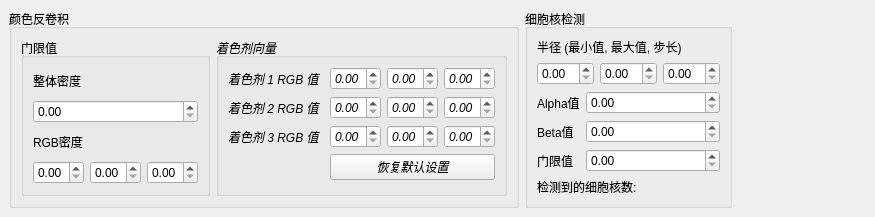
<?xml version="1.0" encoding="UTF-8"?>
<ui version="4.0">
 <class>SettingsPanel</class>
 <widget class="QScrollArea" name="SettingsPanel">
  <property name="geometry">
   <rect>
    <x>0</x>
    <y>0</y>
    <width>875</width>
    <height>217</height>
   </rect>
  </property>
  <property name="sizePolicy">
   <sizepolicy hsizetype="MinimumExpanding" vsizetype="Expanding">
    <horstretch>0</horstretch>
    <verstretch>0</verstretch>
   </sizepolicy>
  </property>
  <property name="windowTitle">
   <string>ScrollArea</string>
  </property>
  <property name="styleSheet">
   <string notr="true">#SettingsPanelContents &gt; QGroupBox {
	font-weight: bold;
	font-size: 10pt;
}

QGroupBox &gt; QGroupBox {
	font-style: italic
}

QLabel {
	font-size: 8pt
}</string>
  </property>
  <property name="frameShape">
   <enum>QFrame::NoFrame</enum>
  </property>
  <property name="frameShadow">
   <enum>QFrame::Plain</enum>
  </property>
  <property name="lineWidth">
   <number>0</number>
  </property>
  <property name="widgetResizable">
   <bool>true</bool>
  </property>
  <widget class="QWidget" name="SettingsPanelContents">
   <property name="geometry">
    <rect>
     <x>0</x>
     <y>0</y>
     <width>875</width>
     <height>217</height>
    </rect>
   </property>
   <property name="sizePolicy">
    <sizepolicy hsizetype="Expanding" vsizetype="Expanding">
     <horstretch>0</horstretch>
     <verstretch>0</verstretch>
    </sizepolicy>
   </property>
   <layout class="QHBoxLayout" name="horizontalLayout_2">
    <item>
     <widget class="QGroupBox" name="ColorDeconvolutionBox">
      <property name="sizePolicy">
       <sizepolicy hsizetype="MinimumExpanding" vsizetype="Preferred">
        <horstretch>0</horstretch>
        <verstretch>0</verstretch>
       </sizepolicy>
      </property>
      <property name="title">
       <string>颜色反卷积</string>
      </property>
      <layout class="QHBoxLayout" name="horizontalLayout">
       <item>
        <widget class="QGroupBox" name="ThresholdBox">
         <property name="title">
          <string>门限值</string>
         </property>
         <layout class="QVBoxLayout" name="verticalLayout">
          <property name="spacing">
           <number>6</number>
          </property>
          <property name="leftMargin">
           <number>9</number>
          </property>
          <property name="topMargin">
           <number>9</number>
          </property>
          <property name="rightMargin">
           <number>9</number>
          </property>
          <property name="bottomMargin">
           <number>9</number>
          </property>
          <item>
           <widget class="QLabel" name="GlobalThresholdLabel">
            <property name="text">
             <string>整体密度</string>
            </property>
           </widget>
          </item>
          <item>
           <widget class="QDoubleSpinBox" name="GlobalThreshold">
            <property name="sizePolicy">
             <sizepolicy hsizetype="MinimumExpanding" vsizetype="Fixed">
              <horstretch>0</horstretch>
              <verstretch>0</verstretch>
             </sizepolicy>
            </property>
            <property name="maximum">
             <double>1.000000000000000</double>
            </property>
            <property name="singleStep">
             <double>0.100000000000000</double>
            </property>
           </widget>
          </item>
          <item>
           <widget class="QLabel" name="RGBThresholdLabel">
            <property name="text">
             <string>RGB密度</string>
            </property>
           </widget>
          </item>
          <item>
           <layout class="QHBoxLayout" name="RGBThresholdLayout">
            <property name="sizeConstraint">
             <enum>QLayout::SetDefaultConstraint</enum>
            </property>
            <item>
             <widget class="QDoubleSpinBox" name="RThreshold">
              <property name="sizePolicy">
               <sizepolicy hsizetype="MinimumExpanding" vsizetype="Fixed">
                <horstretch>0</horstretch>
                <verstretch>0</verstretch>
               </sizepolicy>
              </property>
              <property name="maximum">
               <double>1.000000000000000</double>
              </property>
              <property name="singleStep">
               <double>0.100000000000000</double>
              </property>
             </widget>
            </item>
            <item>
             <widget class="QDoubleSpinBox" name="GThreshold">
              <property name="sizePolicy">
               <sizepolicy hsizetype="MinimumExpanding" vsizetype="Fixed">
                <horstretch>0</horstretch>
                <verstretch>0</verstretch>
               </sizepolicy>
              </property>
              <property name="maximum">
               <double>1.000000000000000</double>
              </property>
              <property name="singleStep">
               <double>0.100000000000000</double>
              </property>
             </widget>
            </item>
            <item>
             <widget class="QDoubleSpinBox" name="BThreshold">
              <property name="sizePolicy">
               <sizepolicy hsizetype="MinimumExpanding" vsizetype="Fixed">
                <horstretch>0</horstretch>
                <verstretch>0</verstretch>
               </sizepolicy>
              </property>
              <property name="maximum">
               <double>1.000000000000000</double>
              </property>
              <property name="singleStep">
               <double>0.100000000000000</double>
              </property>
             </widget>
            </item>
           </layout>
          </item>
         </layout>
        </widget>
       </item>
       <item>
        <widget class="QGroupBox" name="StainVectorBox">
         <property name="sizePolicy">
          <sizepolicy hsizetype="MinimumExpanding" vsizetype="Preferred">
           <horstretch>0</horstretch>
           <verstretch>0</verstretch>
          </sizepolicy>
         </property>
         <property name="font">
          <font>
           <italic>true</italic>
          </font>
         </property>
         <property name="title">
          <string>着色剂向量</string>
         </property>
         <property name="flat">
          <bool>false</bool>
         </property>
         <property name="checkable">
          <bool>false</bool>
         </property>
         <layout class="QGridLayout" name="gridLayout">
          <item row="0" column="0">
           <widget class="QLabel" name="Stain1Label">
            <property name="text">
             <string>着色剂 1 RGB 值</string>
            </property>
           </widget>
          </item>
          <item row="0" column="1">
           <layout class="QHBoxLayout" name="Stain1Layout">
            <property name="sizeConstraint">
             <enum>QLayout::SetNoConstraint</enum>
            </property>
            <item>
             <widget class="QDoubleSpinBox" name="Stain1RSpinBox">
              <property name="sizePolicy">
               <sizepolicy hsizetype="MinimumExpanding" vsizetype="Fixed">
                <horstretch>0</horstretch>
                <verstretch>0</verstretch>
               </sizepolicy>
              </property>
              <property name="maximum">
               <double>1.000000000000000</double>
              </property>
              <property name="singleStep">
               <double>0.100000000000000</double>
              </property>
             </widget>
            </item>
            <item>
             <widget class="QDoubleSpinBox" name="Stain1GSpinBox">
              <property name="sizePolicy">
               <sizepolicy hsizetype="MinimumExpanding" vsizetype="Fixed">
                <horstretch>0</horstretch>
                <verstretch>0</verstretch>
               </sizepolicy>
              </property>
              <property name="maximum">
               <double>1.000000000000000</double>
              </property>
              <property name="singleStep">
               <double>0.100000000000000</double>
              </property>
             </widget>
            </item>
            <item>
             <widget class="QDoubleSpinBox" name="Stain1BSpinBox">
              <property name="sizePolicy">
               <sizepolicy hsizetype="MinimumExpanding" vsizetype="Fixed">
                <horstretch>0</horstretch>
                <verstretch>0</verstretch>
               </sizepolicy>
              </property>
              <property name="maximum">
               <double>1.000000000000000</double>
              </property>
              <property name="singleStep">
               <double>0.100000000000000</double>
              </property>
             </widget>
            </item>
           </layout>
          </item>
          <item row="1" column="0">
           <widget class="QLabel" name="Stain2Label">
            <property name="text">
             <string>着色剂 2 RGB 值</string>
            </property>
           </widget>
          </item>
          <item row="1" column="1">
           <layout class="QHBoxLayout" name="Stain2Layout">
            <item>
             <widget class="QDoubleSpinBox" name="Stain2RSpinBox">
              <property name="maximum">
               <double>1.000000000000000</double>
              </property>
              <property name="singleStep">
               <double>0.100000000000000</double>
              </property>
             </widget>
            </item>
            <item>
             <widget class="QDoubleSpinBox" name="Stain2GSpinBox">
              <property name="maximum">
               <double>1.000000000000000</double>
              </property>
              <property name="singleStep">
               <double>0.100000000000000</double>
              </property>
             </widget>
            </item>
            <item>
             <widget class="QDoubleSpinBox" name="Stain2BSpinBox">
              <property name="maximum">
               <double>1.000000000000000</double>
              </property>
              <property name="singleStep">
               <double>0.100000000000000</double>
              </property>
             </widget>
            </item>
           </layout>
          </item>
          <item row="2" column="0">
           <widget class="QLabel" name="Stain3Label">
            <property name="text">
             <string>着色剂 3 RGB 值</string>
            </property>
           </widget>
          </item>
          <item row="2" column="1">
           <layout class="QHBoxLayout" name="Stain3Layout">
            <item>
             <widget class="QDoubleSpinBox" name="Stain3RSpinBox">
              <property name="maximum">
               <double>1.000000000000000</double>
              </property>
              <property name="singleStep">
               <double>0.100000000000000</double>
              </property>
             </widget>
            </item>
            <item>
             <widget class="QDoubleSpinBox" name="Stain3GSpinBox">
              <property name="maximum">
               <double>1.000000000000000</double>
              </property>
              <property name="singleStep">
               <double>0.100000000000000</double>
              </property>
             </widget>
            </item>
            <item>
             <widget class="QDoubleSpinBox" name="Stain3BSpinBox">
              <property name="maximum">
               <double>1.000000000000000</double>
              </property>
              <property name="singleStep">
               <double>0.100000000000000</double>
              </property>
             </widget>
            </item>
           </layout>
          </item>
          <item row="3" column="1">
           <widget class="QPushButton" name="RevertStainsToDefaultButton">
            <property name="text">
             <string>恢复默认设置</string>
            </property>
           </widget>
          </item>
         </layout>
        </widget>
       </item>
      </layout>
     </widget>
    </item>
    <item>
     <widget class="QGroupBox" name="NucleiDetectionBox">
      <property name="sizePolicy">
       <sizepolicy hsizetype="MinimumExpanding" vsizetype="Preferred">
        <horstretch>0</horstretch>
        <verstretch>0</verstretch>
       </sizepolicy>
      </property>
      <property name="title">
       <string>细胞核检测</string>
      </property>
      <layout class="QGridLayout" name="gridLayout_2">
       <item row="3" column="1">
        <widget class="QDoubleSpinBox" name="BetaSpinBox">
         <property name="sizePolicy">
          <sizepolicy hsizetype="MinimumExpanding" vsizetype="Fixed">
           <horstretch>0</horstretch>
           <verstretch>0</verstretch>
          </sizepolicy>
         </property>
        </widget>
       </item>
       <item row="0" column="0" colspan="2">
        <widget class="QLabel" name="RadiiLabel">
         <property name="toolTip">
          <string extracomment="Radii for the Fast Radial Symmetry Transform (specified as min, max, step)"/>
         </property>
         <property name="text">
          <string>半径 (最小值, 最大值, 步长)</string>
         </property>
        </widget>
       </item>
       <item row="2" column="0">
        <widget class="QLabel" name="AlphaLabel">
         <property name="text">
          <string>Alpha值</string>
         </property>
        </widget>
       </item>
       <item row="4" column="0">
        <widget class="QLabel" name="HMinimaThresholdLabel">
         <property name="text">
          <string>门限值</string>
         </property>
        </widget>
       </item>
       <item row="2" column="1">
        <widget class="QDoubleSpinBox" name="AlphaSpinBox">
         <property name="sizePolicy">
          <sizepolicy hsizetype="MinimumExpanding" vsizetype="Fixed">
           <horstretch>0</horstretch>
           <verstretch>0</verstretch>
          </sizepolicy>
         </property>
        </widget>
       </item>
       <item row="1" column="0" colspan="2">
        <layout class="QHBoxLayout" name="RadiiLayout">
         <item>
          <widget class="QDoubleSpinBox" name="MinRadiusSpinBox"/>
         </item>
         <item>
          <widget class="QDoubleSpinBox" name="MaxRadiusSpinBox"/>
         </item>
         <item>
          <widget class="QDoubleSpinBox" name="StepRadiusSpinBox"/>
         </item>
        </layout>
       </item>
       <item row="3" column="0">
        <widget class="QLabel" name="BetaLabel">
         <property name="text">
          <string>Beta值</string>
         </property>
        </widget>
       </item>
       <item row="4" column="1">
        <widget class="QDoubleSpinBox" name="HMaximaThresholdSpinBox">
         <property name="sizePolicy">
          <sizepolicy hsizetype="MinimumExpanding" vsizetype="Fixed">
           <horstretch>0</horstretch>
           <verstretch>0</verstretch>
          </sizepolicy>
         </property>
         <property name="maximum">
          <double>1.000000000000000</double>
         </property>
         <property name="singleStep">
          <double>0.010000000000000</double>
         </property>
        </widget>
       </item>
       <item row="5" column="0" colspan="2">
        <layout class="QHBoxLayout" name="DetectedNucleiLayout">
         <item>
          <widget class="QLabel" name="NrOfDetectedNucleiLabel">
           <property name="sizePolicy">
            <sizepolicy hsizetype="Preferred" vsizetype="Preferred">
             <horstretch>2</horstretch>
             <verstretch>0</verstretch>
            </sizepolicy>
           </property>
           <property name="text">
            <string>检测到的细胞核数:</string>
           </property>
          </widget>
         </item>
         <item>
          <widget class="QLabel" name="NrOfDetectedNucleiValueLabel">
           <property name="sizePolicy">
            <sizepolicy hsizetype="MinimumExpanding" vsizetype="Preferred">
             <horstretch>3</horstretch>
             <verstretch>0</verstretch>
            </sizepolicy>
           </property>
           <property name="font">
            <font>
             <pointsize>8</pointsize>
            </font>
           </property>
           <property name="text">
            <string/>
           </property>
          </widget>
         </item>
        </layout>
       </item>
      </layout>
     </widget>
    </item>
    <item>
     <spacer name="horizontalSpacer">
      <property name="orientation">
       <enum>Qt::Horizontal</enum>
      </property>
      <property name="sizeHint" stdset="0">
       <size>
        <width>17</width>
        <height>20</height>
       </size>
      </property>
     </spacer>
    </item>
   </layout>
  </widget>
 </widget>
 <resources/>
 <connections/>
</ui>
